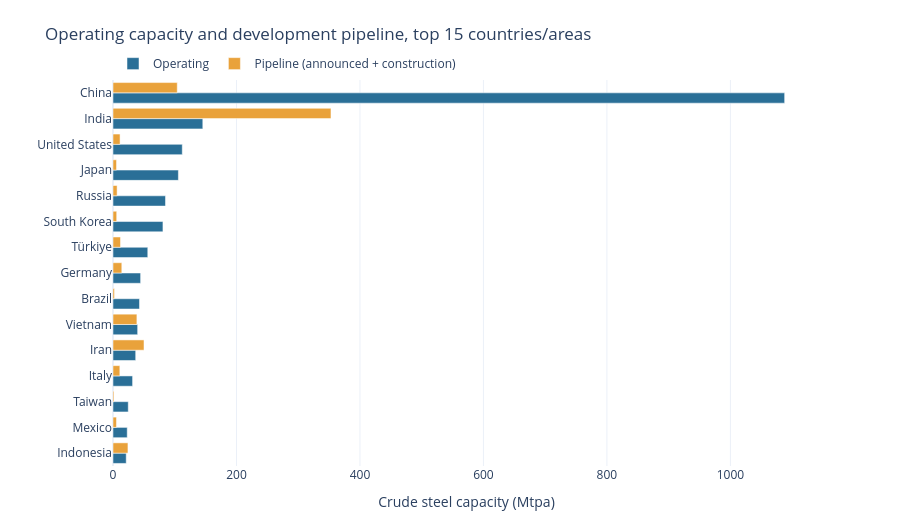

The cell this chart's notebook holds for it:
### Code cell
# How does capacity vary by Region and Country/Area?
region_capacity = (
    steel_plants.groupby("Region")
    .agg(
        plants=("Plant ID", "nunique"),
        operating_mtpa=("capacity_operating_ttpa", lambda s: s.sum() / 1000),
        pipeline_mtpa=("capacity_pipeline_ttpa", lambda s: s.sum() / 1000),
        median_plant_ttpa=("capacity_operating_ttpa", lambda s: s[s > 0].median()),
    )
    .sort_values("operating_mtpa", ascending=False)
)
region_capacity["share of operating %"] = (
    region_capacity["operating_mtpa"] / region_capacity["operating_mtpa"].sum() * 100
).round(1)
display(region_capacity.round(1))

country_capacity = (
    steel_plants.groupby("Country/Area")
    .agg(
        plants=("Plant ID", "nunique"),
        operating_mtpa=("capacity_operating_ttpa", lambda s: s.sum() / 1000),
        pipeline_mtpa=("capacity_pipeline_ttpa", lambda s: s.sum() / 1000),
    )
    .sort_values("operating_mtpa", ascending=False)
)
country_capacity["share of operating %"] = (
    country_capacity["operating_mtpa"] / country_capacity["operating_mtpa"].sum() * 100
).round(1)
country_capacity["pipeline / operating"] = (
    country_capacity["pipeline_mtpa"] / country_capacity["operating_mtpa"]
).round(2)
display(country_capacity.head(15).round({"operating_mtpa": 1, "pipeline_mtpa": 1}))

capacity_long = (
    country_capacity.head(15)
    .reset_index()
    .melt(
        id_vars="Country/Area",
        value_vars=["operating_mtpa", "pipeline_mtpa"],
        var_name="bucket",
        value_name="capacity_mtpa",
    )
)
capacity_long["bucket"] = capacity_long["bucket"].map(
    {"operating_mtpa": "Operating", "pipeline_mtpa": "Pipeline (announced + construction)"}
)
fig_country_capacity = px.bar(
    capacity_long,
    x="capacity_mtpa",
    y="Country/Area",
    color="bucket",
    orientation="h",
    barmode="group",
    title="Operating capacity and development pipeline, top 15 countries/areas",
    labels={"capacity_mtpa": "Crude steel capacity (Mtpa)", "bucket": "", "Country/Area": ""},
    color_discrete_map={"Operating": "#2a6f97", "Pipeline (announced + construction)": "#e9a23b"},
    height=520,
)
fig_country_capacity.update_layout(
    yaxis=dict(categoryorder="array", categoryarray=country_capacity.head(15).index[::-1].tolist()),
    legend=dict(orientation="h", y=1.08, x=0),
    margin=dict(t=80, b=40),
)
fig_country_capacity.show()

### Figure 1 — Plotly figure (JSON) as saved in the notebook; plotly's stock layout.template omitted (floating-point values rounded to 4 significant figures)
{"data": [{"alignmentgroup": "True", "hovertemplate": "=%{y}<br>Crude steel capacity (Mtpa)=%{x}<extra></extra>", "legendgroup": "Operating", "marker": {"color": "#2a6f97", "pattern": {"shape": ""}}, "name": "Operating", "offsetgroup": "Operating", "orientation": "h", "showlegend": true, "textposition": "auto", "type": "bar", "x": [1088.0, 145.5, 112.2, 105.9, 85.02, 80.89, 56.33, 44.72, 42.92, 39.93, 36.76, 31.74, 24.7, 23.04, 21.4], "xaxis": "x", "y": ["China", "India", "United States", "Japan", "Russia", "South Korea", "Türkiye", "Germany", "Brazil", "Vietnam", "Iran", "Italy", "Taiwan", "Mexico", "Indonesia"], "yaxis": "y"}, {"alignmentgroup": "True", "hovertemplate": "=%{y}<br>Crude steel capacity (Mtpa)=%{x}<extra></extra>", "legendgroup": "Pipeline (announced + construction)", "marker": {"color": "#e9a23b", "pattern": {"shape": ""}}, "name": "Pipeline (announced + construction)", "offsetgroup": "Pipeline (announced + construction)", "orientation": "h", "showlegend": true, "textposition": "auto", "type": "bar", "x": [104.1, 353.1, 11.44, 5.7, 6.641, 6.0, 12.15, 14.25, 2.3, 38.71, 50.21, 11.08, 1.5, 5.6, 24.2], "xaxis": "x", "y": ["China", "India", "United States", "Japan", "Russia", "South Korea", "Türkiye", "Germany", "Brazil", "Vietnam", "Iran", "Italy", "Taiwan", "Mexico", "Indonesia"], "yaxis": "y"}], "layout": {"barmode": "group", "height": 520, "legend": {"orientation": "h", "title": {"text": ""}, "tracegroupgap": 0, "x": 0, "y": 1.08}, "margin": {"b": 40, "t": 80}, "title": {"text": "Operating capacity and development pipeline, top 15 countries/areas"}, "xaxis": {"anchor": "y", "domain": [0, 1], "title": {"text": "Crude steel capacity (Mtpa)"}}, "yaxis": {"anchor": "x", "categoryarray": ["Indonesia", "Mexico", "Taiwan", "Italy", "Iran", "Vietnam", "Brazil", "Germany", "Türkiye", "South Korea", "Russia", "Japan", "United States", "India", "China"], "categoryorder": "array", "domain": [0, 1], "title": {"text": ""}}}}
